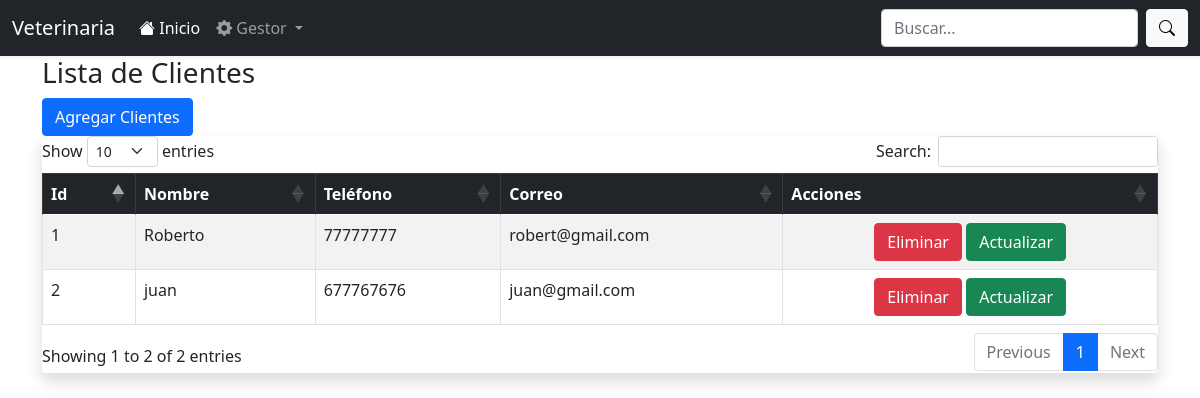
The app's page /vistas/listaClientes.php with its own data.
### tables this page shows
CREATE TABLE `clientes` (
  `id_cliente` int(11) NOT NULL,
  `nombre` varchar(100) NOT NULL,
  `telefono` varchar(20) DEFAULT NULL,
  `correo` varchar(100) DEFAULT NULL
);

### vistas/listaClientes.php (the view, shortened to what this page needs)
<!DOCTYPE html>
<html lang="en">
<head>
    <?php
    include "menu.php";
    ?>
</head>
<body>
 <div class="container">
    <h3> Lista de Clientes</h3>
<button type="button" class="btn btn-primary" data-bs-toggle="modal" data-bs-target="#exampleModal">
  Agregar Clientes
</button>
    <div class="table-responsive shadow rounded">
    <table id="tablaConsultas" class="table table-bordered table-striped table-hover">
            <thead class="table-dark">
            <tr>
                <th>Id</th>
                <th>Nombre</th>
                <th>Teléfono</th>
                <th>Correo</th>
                <th>Acciones</th>
            </tr>
            </thead>
            <tbody>
            <?php
                include('../modelos/conexion.php');
                $query="SELECT `id_cliente`, `nombre`, `telefono`, `correo` FROM `clientes`";
                $res=$conexion->query($query);
                while($row=$res->fetch_assoc())
                {
                    ?>
                    <tr>
                        <td><?php echo $row['id_cliente'] ?> </td>
                    <td><?php echo $row['nombre'] ?> </td>
                    <td><?php echo $row['telefono'] ?> </td>
                    <td><?php echo $row['correo'] ?></td>
                    <td class="text-center">
                      <a href="../controladores/eliminarClientes.php?ide= <?php echo $row['id_cliente'];?>"
                        class="btn btn-xs btn-danger" data-toggle="tooltip" title="Eliminar"
                        <span class="fas fa-trash">Eliminar</span>
                        </a>
                        <a href="../vistas/editarFrmClientes.php?ide= <?php echo $row['id_cliente'];?>"
                        class="btn btn-success" data-toggle="tooltip" title="Editar"
                        <span class="fas fa-trash">Actualizar</span>
                        </a>
                    </td>
                    </tr>
                <?php
                }
            ?>
            </tbody>
        </table>
    </div>
 </div>
</body>
</html>

### records on screen
clientes: id_cliente "1", nombre "Roberto", telefono "77777777", correo "robert@gmail.com"
clientes: id_cliente "2", nombre "juan", telefono "677767676", correo "juan@gmail.com"
